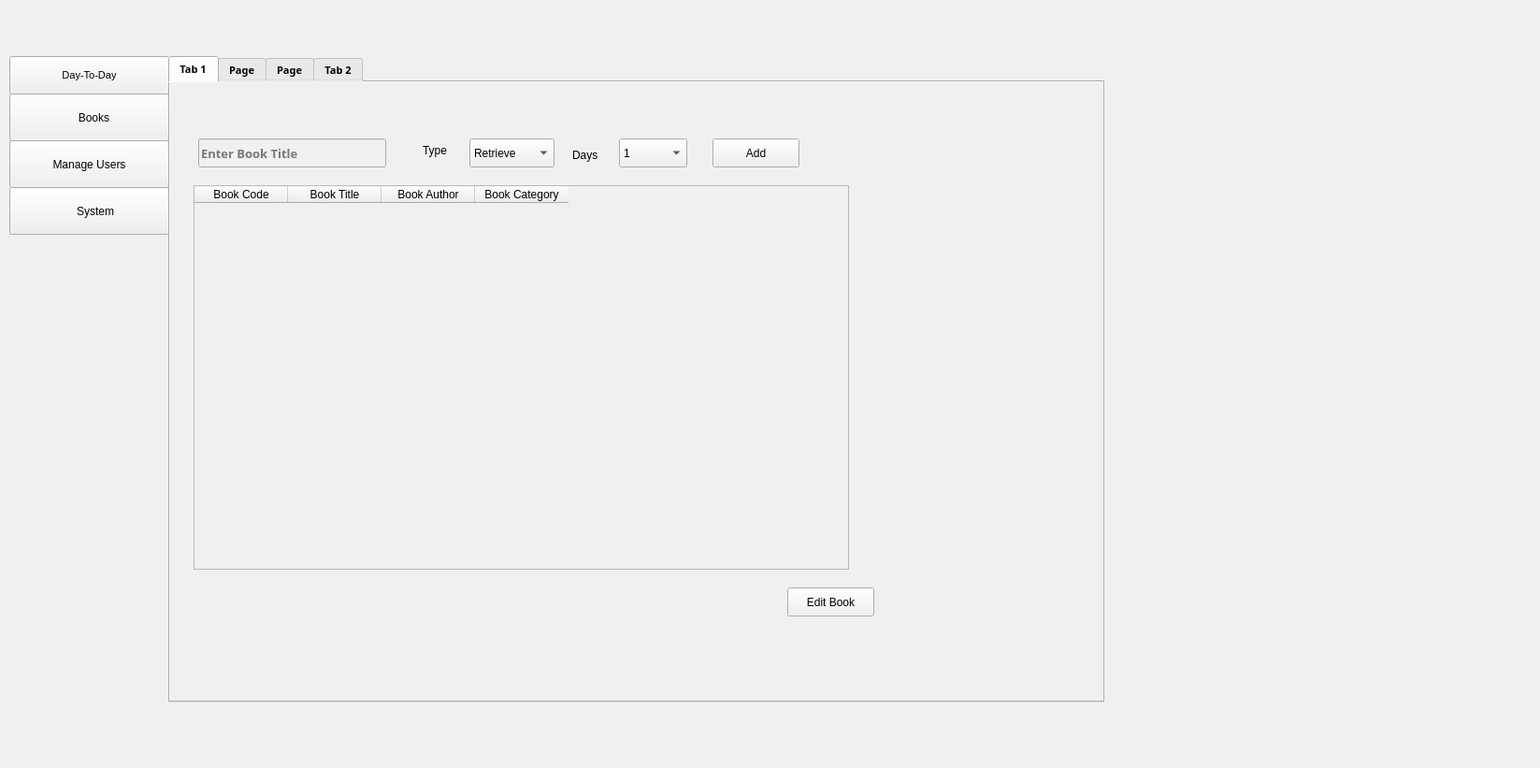
<?xml version="1.0" encoding="UTF-8"?>
<ui version="4.0">
 <class>MainWindow</class>
 <widget class="QMainWindow" name="MainWindow">
  <property name="geometry">
   <rect>
    <x>0</x>
    <y>0</y>
    <width>1647</width>
    <height>821</height>
   </rect>
  </property>
  <property name="windowTitle">
   <string>MainWindow</string>
  </property>
  <property name="styleSheet">
   <string notr="true">background-color: rgb(240, 240, 240)</string>
  </property>
  <widget class="QWidget" name="centralwidget">
   <widget class="QPushButton" name="pushButton">
    <property name="geometry">
     <rect>
      <x>10</x>
      <y>60</y>
      <width>171</width>
      <height>41</height>
     </rect>
    </property>
    <property name="font">
     <font>
      <family>Yu Gothic UI</family>
      <pointsize>8</pointsize>
     </font>
    </property>
    <property name="autoFillBackground">
     <bool>false</bool>
    </property>
    <property name="text">
     <string>Day-To-Day</string>
    </property>
    <property name="icon">
     <iconset resource="icons.qrc">
      <normaloff>:/icons/today.png</normaloff>:/icons/today.png</iconset>
    </property>
    <property name="iconSize">
     <size>
      <width>40</width>
      <height>40</height>
     </size>
    </property>
   </widget>
   <widget class="QPushButton" name="pushButton_2">
    <property name="geometry">
     <rect>
      <x>10</x>
      <y>100</y>
      <width>171</width>
      <height>51</height>
     </rect>
    </property>
    <property name="font">
     <font>
      <family>Yu Gothic UI</family>
      <weight>50</weight>
      <bold>false</bold>
     </font>
    </property>
    <property name="text">
     <string>   Books</string>
    </property>
    <property name="icon">
     <iconset resource="icons.qrc">
      <normaloff>:/icons/books.png</normaloff>:/icons/books.png</iconset>
    </property>
    <property name="iconSize">
     <size>
      <width>40</width>
      <height>40</height>
     </size>
    </property>
   </widget>
   <widget class="QPushButton" name="pushButton_3">
    <property name="geometry">
     <rect>
      <x>10</x>
      <y>150</y>
      <width>171</width>
      <height>51</height>
     </rect>
    </property>
    <property name="font">
     <font>
      <family>Yu Gothic UI</family>
      <weight>50</weight>
      <bold>false</bold>
     </font>
    </property>
    <property name="text">
     <string>Manage Users</string>
    </property>
    <property name="icon">
     <iconset resource="icons.qrc">
      <normaloff>:/icons/users.png</normaloff>:/icons/users.png</iconset>
    </property>
    <property name="iconSize">
     <size>
      <width>40</width>
      <height>40</height>
     </size>
    </property>
   </widget>
   <widget class="QPushButton" name="pushButton_4">
    <property name="geometry">
     <rect>
      <x>10</x>
      <y>200</y>
      <width>171</width>
      <height>51</height>
     </rect>
    </property>
    <property name="font">
     <font>
      <family>Yu Gothic UI</family>
      <weight>50</weight>
      <bold>false</bold>
     </font>
    </property>
    <property name="text">
     <string>    System</string>
    </property>
    <property name="icon">
     <iconset resource="icons.qrc">
      <normaloff>:/icons/settings.png</normaloff>:/icons/settings.png</iconset>
    </property>
    <property name="iconSize">
     <size>
      <width>40</width>
      <height>40</height>
     </size>
    </property>
   </widget>
   <widget class="QTabWidget" name="tabWidget">
    <property name="geometry">
     <rect>
      <x>180</x>
      <y>60</y>
      <width>1001</width>
      <height>691</height>
     </rect>
    </property>
    <property name="font">
     <font>
      <family>Segoe UI Semibold</family>
      <pointsize>8</pointsize>
      <weight>75</weight>
      <bold>true</bold>
     </font>
    </property>
    <property name="currentIndex">
     <number>0</number>
    </property>
    <widget class="QWidget" name="tab">
     <attribute name="title">
      <string>Tab 1</string>
     </attribute>
     <widget class="QTableWidget" name="tableWidget">
      <property name="geometry">
       <rect>
        <x>25</x>
        <y>110</y>
        <width>701</width>
        <height>411</height>
       </rect>
      </property>
      <column>
       <property name="text">
        <string>Book Code</string>
       </property>
      </column>
      <column>
       <property name="text">
        <string>Book Title</string>
       </property>
      </column>
      <column>
       <property name="text">
        <string>Book Author</string>
       </property>
      </column>
      <column>
       <property name="text">
        <string>Book Category</string>
       </property>
      </column>
     </widget>
     <widget class="QPushButton" name="pushButton_6">
      <property name="geometry">
       <rect>
        <x>580</x>
        <y>60</y>
        <width>93</width>
        <height>31</height>
       </rect>
      </property>
      <property name="text">
       <string>Add</string>
      </property>
     </widget>
     <widget class="QLineEdit" name="lineEdit">
      <property name="geometry">
       <rect>
        <x>30</x>
        <y>60</y>
        <width>201</width>
        <height>31</height>
       </rect>
      </property>
      <property name="font">
       <font>
        <family>Segoe UI Semibold</family>
        <pointsize>10</pointsize>
        <weight>75</weight>
        <bold>true</bold>
       </font>
      </property>
      <property name="placeholderText">
       <string>Enter Book Title</string>
      </property>
     </widget>
     <widget class="QComboBox" name="comboBox">
      <property name="geometry">
       <rect>
        <x>320</x>
        <y>60</y>
        <width>91</width>
        <height>31</height>
       </rect>
      </property>
      <item>
       <property name="text">
        <string>Retrieve</string>
       </property>
      </item>
      <item>
       <property name="text">
        <string>Rent</string>
       </property>
      </item>
     </widget>
     <widget class="QComboBox" name="comboBox_2">
      <property name="geometry">
       <rect>
        <x>480</x>
        <y>60</y>
        <width>73</width>
        <height>31</height>
       </rect>
      </property>
      <item>
       <property name="text">
        <string>1</string>
       </property>
      </item>
      <item>
       <property name="text">
        <string>2</string>
       </property>
      </item>
      <item>
       <property name="text">
        <string>3</string>
       </property>
      </item>
      <item>
       <property name="text">
        <string>4</string>
       </property>
      </item>
      <item>
       <property name="text">
        <string>5</string>
       </property>
      </item>
      <item>
       <property name="text">
        <string>6</string>
       </property>
      </item>
      <item>
       <property name="text">
        <string>7</string>
       </property>
      </item>
      <item>
       <property name="text">
        <string>8</string>
       </property>
      </item>
      <item>
       <property name="text">
        <string>9</string>
       </property>
      </item>
      <item>
       <property name="text">
        <string>10</string>
       </property>
      </item>
     </widget>
     <widget class="QLabel" name="label">
      <property name="geometry">
       <rect>
        <x>270</x>
        <y>65</y>
        <width>41</width>
        <height>16</height>
       </rect>
      </property>
      <property name="text">
       <string>Type</string>
      </property>
     </widget>
     <widget class="QLabel" name="label_2">
      <property name="geometry">
       <rect>
        <x>430</x>
        <y>70</y>
        <width>41</width>
        <height>16</height>
       </rect>
      </property>
      <property name="text">
       <string>Days</string>
      </property>
     </widget>
     <widget class="QPushButton" name="pushButton_11">
      <property name="geometry">
       <rect>
        <x>660</x>
        <y>540</y>
        <width>93</width>
        <height>31</height>
       </rect>
      </property>
      <property name="text">
       <string>Edit Book</string>
      </property>
     </widget>
     <zorder>pushButton_6</zorder>
     <zorder>lineEdit</zorder>
     <zorder>comboBox</zorder>
     <zorder>comboBox_2</zorder>
     <zorder>label</zorder>
     <zorder>label_2</zorder>
     <zorder>pushButton_11</zorder>
     <zorder>tableWidget</zorder>
    </widget>
    <widget class="QWidget" name="tab_3">
     <attribute name="title">
      <string>Page</string>
     </attribute>
     <widget class="QTabWidget" name="tabWidget_2">
      <property name="geometry">
       <rect>
        <x>0</x>
        <y>0</y>
        <width>1001</width>
        <height>661</height>
       </rect>
      </property>
      <property name="currentIndex">
       <number>0</number>
      </property>
      <widget class="QWidget" name="tab_5">
       <attribute name="title">
        <string>Add New Book</string>
       </attribute>
       <widget class="QLineEdit" name="lineEdit_2">
        <property name="geometry">
         <rect>
          <x>150</x>
          <y>70</y>
          <width>191</width>
          <height>31</height>
         </rect>
        </property>
       </widget>
       <widget class="QLineEdit" name="lineEdit_3">
        <property name="geometry">
         <rect>
          <x>150</x>
          <y>20</y>
          <width>191</width>
          <height>31</height>
         </rect>
        </property>
       </widget>
       <widget class="QComboBox" name="comboBox_3">
        <property name="geometry">
         <rect>
          <x>150</x>
          <y>120</y>
          <width>201</width>
          <height>22</height>
         </rect>
        </property>
       </widget>
       <widget class="QLabel" name="label_3">
        <property name="geometry">
         <rect>
          <x>30</x>
          <y>20</y>
          <width>101</width>
          <height>31</height>
         </rect>
        </property>
        <property name="font">
         <font>
          <family>Segoe UI</family>
          <pointsize>12</pointsize>
          <weight>50</weight>
          <bold>false</bold>
         </font>
        </property>
        <property name="text">
         <string>Book Title:</string>
        </property>
       </widget>
       <widget class="QLabel" name="label_4">
        <property name="geometry">
         <rect>
          <x>30</x>
          <y>70</y>
          <width>111</width>
          <height>21</height>
         </rect>
        </property>
        <property name="font">
         <font>
          <family>Segoe UI</family>
          <pointsize>12</pointsize>
          <weight>50</weight>
          <bold>false</bold>
         </font>
        </property>
        <property name="text">
         <string>Book Code:</string>
        </property>
       </widget>
       <widget class="QComboBox" name="comboBox_4">
        <property name="geometry">
         <rect>
          <x>150</x>
          <y>170</y>
          <width>201</width>
          <height>22</height>
         </rect>
        </property>
       </widget>
       <widget class="QLabel" name="label_6">
        <property name="geometry">
         <rect>
          <x>30</x>
          <y>110</y>
          <width>111</width>
          <height>31</height>
         </rect>
        </property>
        <property name="font">
         <font>
          <family>Segoe UI</family>
          <pointsize>12</pointsize>
          <weight>50</weight>
          <bold>false</bold>
         </font>
        </property>
        <property name="text">
         <string>Category:</string>
        </property>
       </widget>
       <widget class="QLabel" name="label_7">
        <property name="geometry">
         <rect>
          <x>30</x>
          <y>170</y>
          <width>111</width>
          <height>21</height>
         </rect>
        </property>
        <property name="font">
         <font>
          <family>Segoe UI</family>
          <pointsize>12</pointsize>
          <weight>50</weight>
          <bold>false</bold>
         </font>
        </property>
        <property name="text">
         <string>Author:</string>
        </property>
       </widget>
       <widget class="QPushButton" name="pushButton_7">
        <property name="geometry">
         <rect>
          <x>250</x>
          <y>220</y>
          <width>101</width>
          <height>28</height>
         </rect>
        </property>
        <property name="text">
         <string>Add</string>
        </property>
       </widget>
      </widget>
      <widget class="QWidget" name="tab_6">
       <attribute name="title">
        <string>Edit or Delete Book</string>
       </attribute>
       <widget class="QLabel" name="label_9">
        <property name="geometry">
         <rect>
          <x>40</x>
          <y>130</y>
          <width>111</width>
          <height>31</height>
         </rect>
        </property>
        <property name="font">
         <font>
          <family>Segoe UI</family>
          <pointsize>12</pointsize>
          <weight>50</weight>
          <bold>false</bold>
         </font>
        </property>
        <property name="text">
         <string>Category:</string>
        </property>
       </widget>
       <widget class="QLabel" name="label_25">
        <property name="geometry">
         <rect>
          <x>40</x>
          <y>80</y>
          <width>111</width>
          <height>21</height>
         </rect>
        </property>
        <property name="font">
         <font>
          <family>Segoe UI</family>
          <pointsize>12</pointsize>
          <weight>50</weight>
          <bold>false</bold>
         </font>
        </property>
        <property name="text">
         <string>Book Code:</string>
        </property>
       </widget>
       <widget class="QPushButton" name="pushButton_21">
        <property name="geometry">
         <rect>
          <x>50</x>
          <y>250</y>
          <width>151</width>
          <height>28</height>
         </rect>
        </property>
        <property name="text">
         <string>Delete</string>
        </property>
       </widget>
       <widget class="QComboBox" name="comboBox_6">
        <property name="geometry">
         <rect>
          <x>160</x>
          <y>190</y>
          <width>201</width>
          <height>22</height>
         </rect>
        </property>
       </widget>
       <widget class="QPushButton" name="pushButton_22">
        <property name="geometry">
         <rect>
          <x>210</x>
          <y>250</y>
          <width>161</width>
          <height>28</height>
         </rect>
        </property>
        <property name="text">
         <string>Search</string>
        </property>
       </widget>
       <widget class="QLabel" name="label_26">
        <property name="geometry">
         <rect>
          <x>40</x>
          <y>20</y>
          <width>131</width>
          <height>31</height>
         </rect>
        </property>
        <property name="font">
         <font>
          <family>Segoe UI</family>
          <pointsize>12</pointsize>
          <weight>50</weight>
          <bold>false</bold>
         </font>
        </property>
        <property name="text">
         <string>Book Title:</string>
        </property>
       </widget>
       <widget class="QLineEdit" name="lineEdit_19">
        <property name="geometry">
         <rect>
          <x>150</x>
          <y>20</y>
          <width>211</width>
          <height>31</height>
         </rect>
        </property>
       </widget>
       <widget class="QPushButton" name="pushButton_23">
        <property name="geometry">
         <rect>
          <x>380</x>
          <y>240</y>
          <width>131</width>
          <height>41</height>
         </rect>
        </property>
        <property name="text">
         <string>Save</string>
        </property>
       </widget>
       <widget class="QComboBox" name="comboBox_8">
        <property name="geometry">
         <rect>
          <x>160</x>
          <y>140</y>
          <width>201</width>
          <height>22</height>
         </rect>
        </property>
       </widget>
       <widget class="QLineEdit" name="lineEdit_20">
        <property name="geometry">
         <rect>
          <x>160</x>
          <y>80</y>
          <width>201</width>
          <height>31</height>
         </rect>
        </property>
       </widget>
       <widget class="QLabel" name="label_28">
        <property name="geometry">
         <rect>
          <x>40</x>
          <y>190</y>
          <width>111</width>
          <height>21</height>
         </rect>
        </property>
        <property name="font">
         <font>
          <family>Segoe UI</family>
          <pointsize>12</pointsize>
          <weight>50</weight>
          <bold>false</bold>
         </font>
        </property>
        <property name="text">
         <string>Author:</string>
        </property>
       </widget>
      </widget>
     </widget>
    </widget>
    <widget class="QWidget" name="tab_4">
     <attribute name="title">
      <string>Page</string>
     </attribute>
     <widget class="QGroupBox" name="groupBox">
      <property name="geometry">
       <rect>
        <x>0</x>
        <y>0</y>
        <width>991</width>
        <height>801</height>
       </rect>
      </property>
      <property name="font">
       <font>
        <family>MS Shell Dlg 2</family>
        <pointsize>10</pointsize>
        <weight>50</weight>
        <bold>false</bold>
       </font>
      </property>
      <property name="title">
       <string/>
      </property>
      <widget class="QLineEdit" name="lineEdit_6">
       <property name="geometry">
        <rect>
         <x>30</x>
         <y>70</y>
         <width>171</width>
         <height>31</height>
        </rect>
       </property>
       <property name="placeholderText">
        <string>User Name</string>
       </property>
      </widget>
      <widget class="QLineEdit" name="lineEdit_7">
       <property name="geometry">
        <rect>
         <x>30</x>
         <y>155</y>
         <width>171</width>
         <height>31</height>
        </rect>
       </property>
       <property name="echoMode">
        <enum>QLineEdit::Password</enum>
       </property>
       <property name="placeholderText">
        <string>Password</string>
       </property>
      </widget>
      <widget class="QLineEdit" name="lineEdit_8">
       <property name="geometry">
        <rect>
         <x>30</x>
         <y>115</y>
         <width>171</width>
         <height>31</height>
        </rect>
       </property>
       <property name="placeholderText">
        <string>Email</string>
       </property>
      </widget>
      <widget class="QPushButton" name="pushButton_10">
       <property name="geometry">
        <rect>
         <x>30</x>
         <y>195</y>
         <width>85</width>
         <height>21</height>
        </rect>
       </property>
       <property name="text">
        <string>Add User</string>
       </property>
      </widget>
      <widget class="QPushButton" name="pushButton_12">
       <property name="geometry">
        <rect>
         <x>250</x>
         <y>400</y>
         <width>141</width>
         <height>41</height>
        </rect>
       </property>
       <property name="text">
        <string>Edit User Data</string>
       </property>
      </widget>
      <widget class="QTableWidget" name="tableWidget_5">
       <property name="geometry">
        <rect>
         <x>250</x>
         <y>70</y>
         <width>511</width>
         <height>311</height>
        </rect>
       </property>
       <column>
        <property name="text">
         <string>Name</string>
        </property>
       </column>
       <column>
        <property name="text">
         <string>Email</string>
        </property>
       </column>
       <column>
        <property name="text">
         <string>Password</string>
        </property>
       </column>
      </widget>
      <widget class="QPushButton" name="pushButton_15">
       <property name="geometry">
        <rect>
         <x>30</x>
         <y>385</y>
         <width>101</width>
         <height>21</height>
        </rect>
       </property>
       <property name="text">
        <string>Search User</string>
       </property>
      </widget>
      <widget class="QLabel" name="label_5">
       <property name="geometry">
        <rect>
         <x>30</x>
         <y>45</y>
         <width>71</width>
         <height>16</height>
        </rect>
       </property>
       <property name="text">
        <string>Add User</string>
       </property>
      </widget>
      <widget class="QLineEdit" name="lineEdit_9">
       <property name="geometry">
        <rect>
         <x>30</x>
         <y>260</y>
         <width>171</width>
         <height>31</height>
        </rect>
       </property>
       <property name="placeholderText">
        <string>User Name</string>
       </property>
      </widget>
      <widget class="QLineEdit" name="lineEdit_10">
       <property name="geometry">
        <rect>
         <x>30</x>
         <y>305</y>
         <width>171</width>
         <height>31</height>
        </rect>
       </property>
       <property name="placeholderText">
        <string>Email</string>
       </property>
      </widget>
      <widget class="QLineEdit" name="lineEdit_11">
       <property name="geometry">
        <rect>
         <x>30</x>
         <y>345</y>
         <width>171</width>
         <height>31</height>
        </rect>
       </property>
       <property name="echoMode">
        <enum>QLineEdit::Password</enum>
       </property>
       <property name="placeholderText">
        <string>Password</string>
       </property>
      </widget>
      <widget class="QLabel" name="label_8">
       <property name="geometry">
        <rect>
         <x>30</x>
         <y>235</y>
         <width>111</width>
         <height>16</height>
        </rect>
       </property>
       <property name="text">
        <string>Search User</string>
       </property>
      </widget>
     </widget>
    </widget>
    <widget class="QWidget" name="tab_2">
     <attribute name="title">
      <string>Tab 2</string>
     </attribute>
     <widget class="QTabWidget" name="tabWidget_3">
      <property name="geometry">
       <rect>
        <x>0</x>
        <y>0</y>
        <width>1001</width>
        <height>671</height>
       </rect>
      </property>
      <property name="currentIndex">
       <number>0</number>
      </property>
      <widget class="QWidget" name="tab_8">
       <attribute name="title">
        <string>Author</string>
       </attribute>
       <widget class="QLabel" name="label_21">
        <property name="geometry">
         <rect>
          <x>10</x>
          <y>20</y>
          <width>151</width>
          <height>31</height>
         </rect>
        </property>
        <property name="font">
         <font>
          <family>MS Shell Dlg 2</family>
          <pointsize>11</pointsize>
          <weight>50</weight>
          <bold>false</bold>
         </font>
        </property>
        <property name="text">
         <string>Author Name:</string>
        </property>
       </widget>
       <widget class="QLineEdit" name="lineEdit_17">
        <property name="geometry">
         <rect>
          <x>130</x>
          <y>30</y>
          <width>151</width>
          <height>21</height>
         </rect>
        </property>
       </widget>
       <widget class="QTableWidget" name="tableWidget_3">
        <property name="geometry">
         <rect>
          <x>30</x>
          <y>80</y>
          <width>261</width>
          <height>251</height>
         </rect>
        </property>
        <column>
         <property name="text">
          <string>Author Name</string>
         </property>
        </column>
        <column>
         <property name="text">
          <string>Books</string>
         </property>
        </column>
       </widget>
       <widget class="QPushButton" name="pushButton_14">
        <property name="geometry">
         <rect>
          <x>300</x>
          <y>30</y>
          <width>141</width>
          <height>28</height>
         </rect>
        </property>
        <property name="text">
         <string>Add New Author</string>
        </property>
       </widget>
       <widget class="QTableWidget" name="tableWidget_2">
        <property name="geometry">
         <rect>
          <x>480</x>
          <y>80</y>
          <width>121</width>
          <height>251</height>
         </rect>
        </property>
        <column>
         <property name="text">
          <string>Categories</string>
         </property>
        </column>
       </widget>
       <widget class="QPushButton" name="pushButton_13">
        <property name="geometry">
         <rect>
          <x>760</x>
          <y>20</y>
          <width>141</width>
          <height>28</height>
         </rect>
        </property>
        <property name="text">
         <string>Add New Category</string>
        </property>
       </widget>
       <widget class="QLineEdit" name="lineEdit_16">
        <property name="geometry">
         <rect>
          <x>610</x>
          <y>20</y>
          <width>131</width>
          <height>22</height>
         </rect>
        </property>
       </widget>
       <widget class="QLabel" name="label_22">
        <property name="geometry">
         <rect>
          <x>470</x>
          <y>20</y>
          <width>131</width>
          <height>31</height>
         </rect>
        </property>
        <property name="text">
         <string>New Category Name:</string>
        </property>
       </widget>
      </widget>
     </widget>
    </widget>
   </widget>
  </widget>
  <widget class="QMenuBar" name="menubar">
   <property name="geometry">
    <rect>
     <x>0</x>
     <y>0</y>
     <width>1647</width>
     <height>26</height>
    </rect>
   </property>
  </widget>
  <widget class="QStatusBar" name="statusbar"/>
 </widget>
 <resources>
  <include location="icons.qrc"/>
 </resources>
 <connections/>
</ui>
